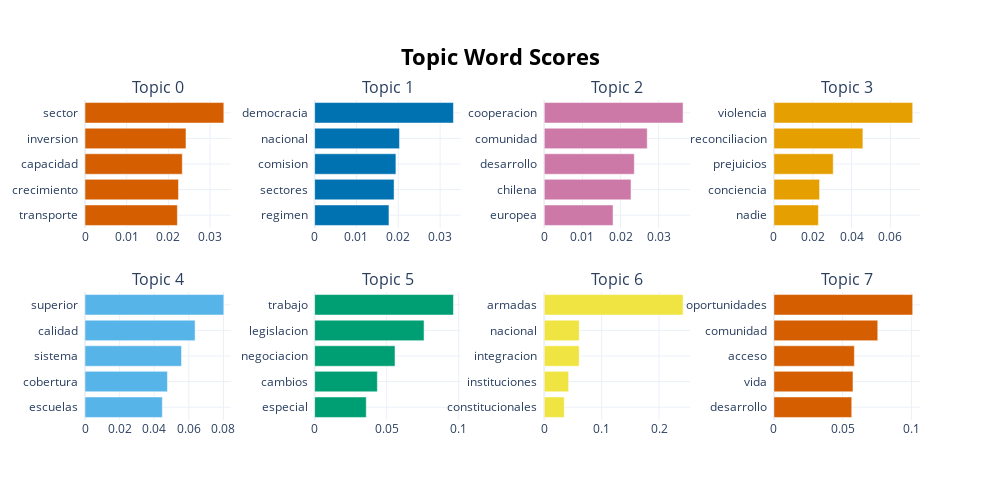

The notebook cell saved with this chart:
### Code cell
topic_model.visualize_barchart()

### Figure 1 — Plotly figure (JSON) as saved in the notebook; plotly's stock layout.template omitted (floating-point values rounded to 4 significant figures)
{"data": [{"marker": {"color": "#D55E00"}, "orientation": "h", "type": "bar", "x": [0.02216, 0.02243, 0.02334, 0.02423, 0.0333], "xaxis": "x", "y": ["transporte  ", "crecimiento  ", "capacidad  ", "inversion  ", "sector  "], "yaxis": "y"}, {"marker": {"color": "#0072B2"}, "orientation": "h", "type": "bar", "x": [0.01776, 0.01899, 0.01943, 0.02028, 0.03318], "xaxis": "x2", "y": ["regimen  ", "sectores  ", "comision  ", "nacional  ", "democracia  "], "yaxis": "y2"}, {"marker": {"color": "#CC79A7"}, "orientation": "h", "type": "bar", "x": [0.01804, 0.02276, 0.02362, 0.02701, 0.03641], "xaxis": "x3", "y": ["europea  ", "chilena  ", "desarrollo  ", "comunidad  ", "cooperacion  "], "yaxis": "y3"}, {"marker": {"color": "#E69F00"}, "orientation": "h", "type": "bar", "x": [0.02293, 0.02354, 0.03057, 0.04585, 0.07151], "xaxis": "x4", "y": ["nadie  ", "conciencia  ", "prejuicios  ", "reconciliacion  ", "violencia  "], "yaxis": "y4"}, {"marker": {"color": "#56B4E9"}, "orientation": "h", "type": "bar", "x": [0.0447, 0.04765, 0.05578, 0.06362, 0.08023], "xaxis": "x5", "y": ["escuelas  ", "cobertura  ", "sistema  ", "calidad  ", "superior  "], "yaxis": "y5"}, {"marker": {"color": "#009E73"}, "orientation": "h", "type": "bar", "x": [0.03583, 0.04353, 0.05577, 0.07593, 0.09633], "xaxis": "x6", "y": ["especial  ", "cambios  ", "negociacion  ", "legislacion  ", "trabajo  "], "yaxis": "y6"}, {"marker": {"color": "#F0E442"}, "orientation": "h", "type": "bar", "x": [0.03481, 0.04245, 0.06085, 0.06089, 0.2419], "xaxis": "x7", "y": ["constitucionales  ", "instituciones  ", "integracion  ", "nacional  ", "armadas  "], "yaxis": "y7"}, {"marker": {"color": "#D55E00"}, "orientation": "h", "type": "bar", "x": [0.05665, 0.05754, 0.05855, 0.07557, 0.101], "xaxis": "x8", "y": ["desarrollo  ", "vida  ", "acceso  ", "comunidad  ", "oportunidades  "], "yaxis": "y8"}], "layout": {"annotations": [{"font": {"size": 16}, "showarrow": false, "text": "Topic 0", "x": 0.0875, "xanchor": "center", "xref": "paper", "y": 1, "yanchor": "bottom", "yref": "paper"}, {"font": {"size": 16}, "showarrow": false, "text": "Topic 1", "x": 0.3625, "xanchor": "center", "xref": "paper", "y": 1, "yanchor": "bottom", "yref": "paper"}, {"font": {"size": 16}, "showarrow": false, "text": "Topic 2", "x": 0.6375, "xanchor": "center", "xref": "paper", "y": 1, "yanchor": "bottom", "yref": "paper"}, {"font": {"size": 16}, "showarrow": false, "text": "Topic 3", "x": 0.9125, "xanchor": "center", "xref": "paper", "y": 1, "yanchor": "bottom", "yref": "paper"}, {"font": {"size": 16}, "showarrow": false, "text": "Topic 4", "x": 0.0875, "xanchor": "center", "xref": "paper", "y": 0.4, "yanchor": "bottom", "yref": "paper"}, {"font": {"size": 16}, "showarrow": false, "text": "Topic 5", "x": 0.3625, "xanchor": "center", "xref": "paper", "y": 0.4, "yanchor": "bottom", "yref": "paper"}, {"font": {"size": 16}, "showarrow": false, "text": "Topic 6", "x": 0.6375, "xanchor": "center", "xref": "paper", "y": 0.4, "yanchor": "bottom", "yref": "paper"}, {"font": {"size": 16}, "showarrow": false, "text": "Topic 7", "x": 0.9125, "xanchor": "center", "xref": "paper", "y": 0.4, "yanchor": "bottom", "yref": "paper"}], "height": 500, "hoverlabel": {"bgcolor": "white", "font": {"family": "Rockwell", "size": 16}}, "showlegend": false, "title": {"font": {"color": "Black", "size": 22}, "text": "<b>Topic Word Scores", "x": 0.5, "xanchor": "center", "yanchor": "top"}, "width": 1000, "xaxis": {"anchor": "y", "domain": [0, 0.175], "showgrid": true}, "xaxis2": {"anchor": "y2", "domain": [0.275, 0.45], "showgrid": true}, "xaxis3": {"anchor": "y3", "domain": [0.55, 0.725], "showgrid": true}, "xaxis4": {"anchor": "y4", "domain": [0.825, 1], "showgrid": true}, "xaxis5": {"anchor": "y5", "domain": [0, 0.175], "showgrid": true}, "xaxis6": {"anchor": "y6", "domain": [0.275, 0.45], "showgrid": true}, "xaxis7": {"anchor": "y7", "domain": [0.55, 0.725], "showgrid": true}, "xaxis8": {"anchor": "y8", "domain": [0.825, 1], "showgrid": true}, "yaxis": {"anchor": "x", "domain": [0.6, 1], "showgrid": true}, "yaxis2": {"anchor": "x2", "domain": [0.6, 1], "showgrid": true}, "yaxis3": {"anchor": "x3", "domain": [0.6, 1], "showgrid": true}, "yaxis4": {"anchor": "x4", "domain": [0.6, 1], "showgrid": true}, "yaxis5": {"anchor": "x5", "domain": [0, 0.4], "showgrid": true}, "yaxis6": {"anchor": "x6", "domain": [0, 0.4], "showgrid": true}, "yaxis7": {"anchor": "x7", "domain": [0, 0.4], "showgrid": true}, "yaxis8": {"anchor": "x8", "domain": [0, 0.4], "showgrid": true}}}
